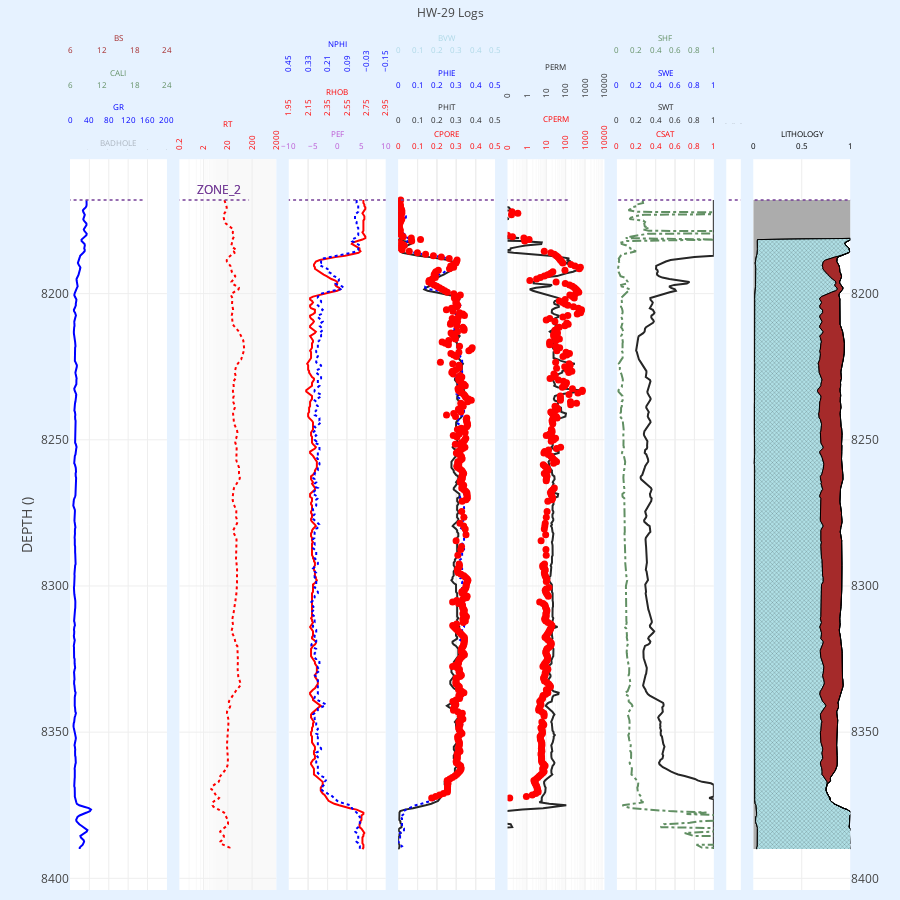

Here is the notebook cell this chart was saved with:
### Markdown cell above
## Predict SWT and SHF and plot the results

### Code cell
from quick_pp.plotter import plotly_log
from quick_pp.rock_type import calc_fzi_perm

# Plot individual results
# well_data = all_data[all_data.WELL_NAME == 'HW-29'].copy()
fig = plotly_log(well_data, '')
fig.show(config=dict(scrollZoom=True))

### Figure 1 — Plotly figure (JSON) as saved in the notebook; plotly's stock layout.template omitted (floating-point values rounded to 4 significant figures; data arrays with more than 128 entries replaced by an {"elided": "..."} marker saying what was removed)
{"data": [{"line": {"color": "#0000FF"}, "name": "GR", "type": "scatter", "x": {"elided": "445 float values"}, "xaxis": "x", "y": {"elided": "445 float values"}, "yaxis": "y"}, {"line": {"color": "#FF0000", "dash": "dot"}, "name": "RT", "type": "scatter", "x": {"elided": "445 float values"}, "xaxis": "x2", "y": {"elided": "445 float values"}, "yaxis": "y3"}, {"line": {"color": "#FF0000"}, "name": "RHOB", "type": "scatter", "x": {"elided": "445 float values"}, "xaxis": "x3", "y": {"elided": "445 float values"}, "yaxis": "y5"}, {"line": {"color": "#262626"}, "name": "PHIT", "type": "scatter", "x": {"elided": "445 float values"}, "xaxis": "x4", "y": {"elided": "445 float values"}, "yaxis": "y7"}, {"line": {"color": "#262626"}, "name": "PERM", "type": "scatter", "x": {"elided": "445 float values"}, "xaxis": "x5", "y": {"elided": "445 float values"}, "yaxis": "y9"}, {"line": {"color": "#262626"}, "name": "SWT", "type": "scatter", "x": {"elided": "445 float values"}, "xaxis": "x6", "y": {"elided": "445 float values"}, "yaxis": "y11"}, {"fill": "tozerox", "fillcolor": "#F6F674", "line": {"color": "#F6F674"}, "name": "ROCK_FLAG", "opacity": 1, "type": "scatter", "x": {"elided": "445 null values"}, "xaxis": "x7", "y": {"elided": "445 float values"}, "yaxis": "y13"}, {"fill": "tozerox", "fillpattern": {"bgcolor": "#BFBFBF", "fgcolor": "#000000", "fillmode": "replace", "shape": "-", "size": 2, "solidity": 0.1}, "line": {"color": "#000000", "width": 1}, "name": "VCLW", "orientation": "h", "stackgroup": "litho", "type": "scatter", "x": {"elided": "445 float values"}, "xaxis": "x8", "y": {"elided": "445 float values"}, "yaxis": "y15"}, {"line": {"color": "#0000FF", "dash": "dot"}, "name": "NPHI", "type": "scatter", "x": {"elided": "445 float values"}, "xaxis": "x9", "y": {"elided": "445 float values"}, "yaxis": "y6"}, {"line": {"color": "#0000FF", "dash": "dot"}, "name": "PHIE", "type": "scatter", "x": {"elided": "445 float values"}, "xaxis": "x10", "y": {"elided": "445 float values"}, "yaxis": "y8"}, {"line": {"color": "#0000FF", "dash": "dot"}, "name": "SWE", "type": "scatter", "x": {"elided": "445 null values"}, "xaxis": "x11", "y": {"elided": "445 float values"}, "yaxis": "y12"}, {"fill": "tozerox", "fillcolor": "rgba(165, 42, 42, .15)", "line": {"color": "#618F63", "dash": "dot"}, "name": "CALI", "type": "scatter", "x": {"elided": "445 null values"}, "xaxis": "x12", "y": {"elided": "445 float values"}, "yaxis": "y"}, {"line": {"color": "brown", "dash": "dashdot"}, "name": "BS", "type": "scatter", "x": {"elided": "445 null values"}, "xaxis": "x13", "y": {"elided": "445 float values"}, "yaxis": "y"}, {"fill": "tozerox", "fillcolor": "rgba(0, 0, 0, .25)", "line": {"color": "rgba(0, 0, 0, .25)"}, "name": "BADHOLE", "type": "scatter", "x": {"elided": "445 int values"}, "xaxis": "x14", "y": {"elided": "445 float values"}, "yaxis": "y"}, {"fill": "tonextx", "fillpattern": {"bgcolor": "#FE9800", "fgcolor": "#000000", "fillmode": "replace", "shape": ".", "size": 3, "solidity": 0.1}, "line": {"color": "#000000", "width": 1}, "name": "VSILT", "orientation": "h", "stackgroup": "litho", "type": "scatter", "x": {"elided": "445 null values"}, "xaxis": "x8", "y": {"elided": "445 float values"}, "yaxis": "y15"}, {"fill": "tonextx", "fillpattern": {"bgcolor": "#F6F674", "fgcolor": "#000000", "fillmode": "replace", "shape": ".", "size": 3, "solidity": 0.1}, "line": {"color": "#000000", "width": 1}, "name": "VSAND", "orientation": "h", "stackgroup": "litho", "type": "scatter", "x": {"elided": "445 null values"}, "xaxis": "x8", "y": {"elided": "445 float values"}, "yaxis": "y15"}, {"fill": "tonextx", "fillpattern": {"bgcolor": "#b0e0e6", "fgcolor": "#000000", "fillmode": "replace", "shape": "x", "size": 3, "solidity": 0.1}, "line": {"color": "#000000", "width": 1}, "name": "VCALC", "orientation": "h", "stackgroup": "litho", "type": "scatter", "x": {"elided": "445 float values"}, "xaxis": "x8", "y": {"elided": "445 float values"}, "yaxis": "y15"}, {"fill": "tonextx", "fillpattern": {"bgcolor": "#ba55d3", "fgcolor": "#000000", "fillmode": "replace", "shape": "-", "size": 3, "solidity": 0.3}, "line": {"color": "#000000", "width": 1}, "name": "VDOLO", "orientation": "h", "stackgroup": "litho", "type": "scatter", "x": {"elided": "445 int values"}, "xaxis": "x8", "y": {"elided": "445 float values"}, "yaxis": "y15"}, {"fill": "tonextx", "fillcolor": "brown", "line": {"color": "#000000", "width": 1}, "name": "VHC", "orientation": "h", "stackgroup": "litho", "type": "scatter", "x": {"elided": "445 float values"}, "xaxis": "x8", "y": {"elided": "445 float values"}, "yaxis": "y15"}, {"fill": "tonextx", "fillcolor": "#FF0000", "line": {"color": "#000000", "width": 1}, "name": "VGAS", "orientation": "h", "stackgroup": "litho", "type": "scatter", "x": {"elided": "445 null values"}, "xaxis": "x8", "y": {"elided": "445 float values"}, "yaxis": "y15"}, {"fill": "tonextx", "fillcolor": "#00FF00", "line": {"color": "#000000", "width": 1}, "name": "VOIL", "orientation": "h", "stackgroup": "litho", "type": "scatter", "x": {"elided": "445 null values"}, "xaxis": "x8", "y": {"elided": "445 float values"}, "yaxis": "y15"}, {"line": {"color": "#A65628", "width": 1}, "name": "VSHALE", "type": "scatter", "x": {"elided": "445 null values"}, "xaxis": "x8", "y": {"elided": "445 float values"}, "yaxis": "y16"}, {"line": {"color": "#ba55d3", "dash": "dashdot", "width": 0.75}, "name": "PEF", "type": "scatter", "x": {"elided": "445 null values"}, "xaxis": "x23", "y": {"elided": "445 float values"}, "yaxis": "y6"}, {"marker": {"color": "#FF0000", "size": 7}, "mode": "markers", "name": "CPORE", "type": "scatter", "x": {"elided": "445 float values"}, "xaxis": "x24", "y": {"elided": "445 float values"}, "yaxis": "y8"}, {"marker": {"color": "#FF0000", "size": 7}, "mode": "markers", "name": "CPERM", "type": "scatter", "x": {"elided": "445 float values"}, "xaxis": "x25", "y": {"elided": "445 float values"}, "yaxis": "y10"}, {"marker": {"color": "#FF0000", "size": 7}, "mode": "markers", "name": "CSAT", "type": "scatter", "x": {"elided": "445 null values"}, "xaxis": "x26", "y": {"elided": "445 float values"}, "yaxis": "y12"}, {"line": {"color": "#618F63", "dash": "dashdot"}, "name": "SHF", "type": "scatter", "x": {"elided": "445 float values"}, "xaxis": "x27", "y": {"elided": "445 float values"}, "yaxis": "y12"}, {"fill": "tozerox", "fillcolor": "rgba(98, 180, 207, .5)", "line": {"color": "#ADD8E6", "dash": "dashdot", "width": 0.5}, "name": "BVW", "type": "scatter", "x": {"elided": "445 null values"}, "xaxis": "x28", "y": {"elided": "445 float values"}, "yaxis": "y8"}, {"fill": "tozerox", "fillcolor": "gold", "line": {"color": "gold", "width": 1}, "name": "ROCK_FLAG_2", "opacity": 1, "type": "scatter", "x": {"elided": "445 null values"}, "xaxis": "x7", "y": {"elided": "445 float values"}, "yaxis": "y13"}, {"fill": "tozerox", "fillcolor": "brown", "line": {"color": "brown", "width": 1}, "name": "ROCK_FLAG_3", "opacity": 1, "type": "scatter", "x": {"elided": "445 null values"}, "xaxis": "x7", "y": {"elided": "445 float values"}, "yaxis": "y13"}, {"fill": "tozerox", "fillcolor": "#FE9800", "line": {"color": "#FE9800", "width": 1}, "name": "ROCK_FLAG_4", "opacity": 1, "type": "scatter", "x": {"elided": "445 null values"}, "xaxis": "x7", "y": {"elided": "445 float values"}, "yaxis": "y13"}, {"fill": "tozerox", "fillcolor": "darkgray", "line": {"color": "darkgray", "width": 1}, "name": "ROCK_FLAG_5", "opacity": 1, "type": "scatter", "x": {"elided": "445 null values"}, "xaxis": "x7", "y": {"elided": "445 float values"}, "yaxis": "y13"}, {"fill": "tozerox", "fillcolor": "rgba(0,0,0,1)", "line": {"color": "#262626"}, "name": "", "opacity": 1, "type": "scatter", "x": {"elided": "445 null values"}, "xaxis": "x33", "y": {"elided": "445 float values"}, "yaxis": "y8"}, {"fill": "tozerox", "fillcolor": "rgba(0,0,0,1)", "line": {"color": "#262626"}, "name": "", "opacity": 1, "type": "scatter", "x": {"elided": "445 null values"}, "xaxis": "x34", "y": {"elided": "445 float values"}, "yaxis": "y10"}, {"fill": "tozerox", "fillcolor": "rgba(0,0,0,1)", "line": {"color": "#262626"}, "name": "", "opacity": 1, "type": "scatter", "x": {"elided": "445 null values"}, "xaxis": "x35", "y": {"elided": "445 float values"}, "yaxis": "y12"}, {"fill": "tozerox", "fillcolor": "rgba(0,0,0,1)", "line": {"color": "#262626"}, "name": "", "opacity": 1, "type": "scatter", "x": {"elided": "445 null values"}, "xaxis": "x36", "y": {"elided": "445 float values"}, "yaxis": "y14"}, {"fill": "tozerox", "fillcolor": "rgba(0,0,0,1)", "line": {"color": "#262626"}, "name": "", "opacity": 1, "type": "scatter", "x": {"elided": "445 null values"}, "xaxis": "x37", "y": {"elided": "445 float values"}, "yaxis": "y16"}, {"mode": "text", "name": "ZONE_2", "text": "ZONE_2", "textfont": {"color": "#763F98", "size": 12}, "textposition": "top right", "type": "scatter", "x": [1.1, 1.1], "xaxis": "x2", "y": [8167, 8167], "yaxis": "y3"}], "layout": {"dragmode": "pan", "height": 900, "hoverlabel": {"bgcolor": "#F3F3F3"}, "hovermode": "y unified", "margin": {"b": 10, "l": 70, "r": 0, "t": 20}, "modebar": {"add": ["drawline", "drawcircle", "drawrect", "eraseshape"], "remove": ["lasso", "select", "autoscale"]}, "newshape": {"line": {"color": "cyan", "width": 3}}, "paper_bgcolor": "#e6f2ff", "shapes": [{"line": {"color": "#763F98", "dash": "dot", "width": 1.5}, "type": "line", "x0": -5, "x1": 150, "xref": "x", "y0": 8168, "y1": 8168, "yref": "y"}, {"line": {"color": "#763F98", "dash": "dot", "width": 1.5}, "type": "line", "x0": -5, "x1": 150, "xref": "x2", "y0": 8168, "y1": 8168, "yref": "y3"}, {"line": {"color": "#763F98", "dash": "dot", "width": 1.5}, "type": "line", "x0": -5, "x1": 150, "xref": "x3", "y0": 8168, "y1": 8168, "yref": "y5"}, {"line": {"color": "#763F98", "dash": "dot", "width": 1.5}, "type": "line", "x0": -5, "x1": 150, "xref": "x4", "y0": 8168, "y1": 8168, "yref": "y7"}, {"line": {"color": "#763F98", "dash": "dot", "width": 1.5}, "type": "line", "x0": -5, "x1": 150, "xref": "x5", "y0": 8168, "y1": 8168, "yref": "y9"}, {"line": {"color": "#763F98", "dash": "dot", "width": 1.5}, "type": "line", "x0": -5, "x1": 150, "xref": "x6", "y0": 8168, "y1": 8168, "yref": "y11"}, {"line": {"color": "#763F98", "dash": "dot", "width": 1.5}, "type": "line", "x0": -5, "x1": 150, "xref": "x7", "y0": 8168, "y1": 8168, "yref": "y13"}, {"line": {"color": "#763F98", "dash": "dot", "width": 1.5}, "type": "line", "x0": -5, "x1": 150, "xref": "x8", "y0": 8168, "y1": 8168, "yref": "y15"}], "showlegend": false, "title": {"font": {"size": 12}, "text": "HW-29 Logs", "xanchor": "center", "y": 0.99, "yanchor": "top"}, "width": 900, "xaxis": {"anchor": "free", "domain": [0, 0.1168], "dtick": 40, "fixedrange": true, "position": 0.88, "range": [0, 200], "side": "top", "tickfont": {"color": "#0000FF", "size": 8}, "title": {"font": {"color": "#0000FF", "size": 8}, "standoff": 0.1, "text": "GR"}, "type": "linear", "zeroline": false}, "xaxis10": {"anchor": "free", "dtick": 0.1, "fixedrange": true, "overlaying": "x4", "position": 0.92, "range": [0, 0.5], "side": "top", "tickfont": {"color": "#0000FF", "size": 8}, "title": {"font": {"color": "#0000FF", "size": 8}, "standoff": 0.1, "text": "PHIE"}, "type": "linear", "zeroline": false}, "xaxis11": {"anchor": "free", "dtick": 0.2, "fixedrange": true, "overlaying": "x6", "position": 0.92, "range": [0, 1], "side": "top", "tickfont": {"color": "#0000FF", "size": 8}, "title": {"font": {"color": "#0000FF", "size": 8}, "standoff": 0.1, "text": "SWE"}, "type": "linear", "zeroline": false}, "xaxis12": {"anchor": "free", "dtick": 6, "fixedrange": true, "overlaying": "x", "position": 0.92, "range": [6, 24], "showgrid": false, "side": "top", "tickfont": {"color": "#618F63", "size": 8}, "title": {"font": {"color": "#618F63", "size": 8}, "standoff": 0.1, "text": "CALI"}, "type": "linear"}, "xaxis13": {"anchor": "free", "dtick": 6, "fixedrange": true, "overlaying": "x", "position": 0.96, "range": [6, 24], "showgrid": false, "side": "top", "tickfont": {"color": "brown", "size": 8}, "title": {"font": {"color": "brown", "size": 8}, "standoff": 0.1, "text": "BS"}, "type": "linear"}, "xaxis14": {"anchor": "free", "fixedrange": true, "overlaying": "x", "position": 0.85, "range": [0.1, 5], "showgrid": false, "side": "top", "tickfont": {"size": 1}, "title": {"font": {"color": "rgba(0, 0, 0, .25)", "size": 8}, "standoff": 0.1, "text": "BADHOLE"}, "type": "linear", "zeroline": false}, "xaxis2": {"anchor": "free", "domain": [0.1318, 0.2486], "fixedrange": true, "minor": {"showgrid": true}, "position": 0.85, "range": [-0.699, 3.301], "side": "top", "tickangle": -90, "tickfont": {"color": "#FF0000", "size": 8}, "tickmode": "array", "tickvals": [0.2, 2.0, 20.0, 200.0, 2000], "title": {"font": {"color": "#FF0000", "size": 8}, "standoff": 0.1, "text": "RT"}, "type": "log"}, "xaxis23": {"anchor": "free", "fixedrange": true, "overlaying": "x3", "position": 0.85, "range": [-10, 10], "showgrid": false, "side": "top", "tickfont": {"color": "#ba55d3", "size": 8}, "title": {"font": {"color": "#ba55d3", "size": 8}, "standoff": 0.1, "text": "PEF"}, "type": "linear", "zeroline": false}, "xaxis24": {"anchor": "free", "dtick": 0.1, "fixedrange": true, "overlaying": "x4", "position": 0.85, "range": [0, 0.5], "showgrid": false, "side": "top", "tickfont": {"color": "#FF0000", "size": 8}, "title": {"font": {"color": "#FF0000", "size": 8}, "standoff": 0.1, "text": "CPORE"}, "type": "linear", "zeroline": false}, "xaxis25": {"anchor": "free", "fixedrange": true, "overlaying": "x5", "position": 0.85, "range": [-1, 4], "showgrid": false, "side": "top", "tickangle": -90, "tickfont": {"color": "#FF0000", "size": 8}, "tickformat": "d", "title": {"font": {"color": "#FF0000", "size": 8}, "standoff": 0.1, "text": "CPERM"}, "type": "log", "zeroline": false}, "xaxis26": {"anchor": "free", "dtick": 0.2, "fixedrange": true, "overlaying": "x6", "position": 0.85, "range": [0, 1], "showgrid": false, "side": "top", "tickfont": {"color": "#FF0000", "size": 8}, "title": {"font": {"color": "#FF0000", "size": 8}, "standoff": 0.1, "text": "CSAT"}, "type": "linear", "zeroline": false}, "xaxis27": {"anchor": "free", "dtick": 0.2, "fixedrange": true, "overlaying": "x6", "position": 0.96, "range": [0, 1], "showgrid": false, "side": "top", "tickfont": {"color": "#618F63", "size": 8}, "title": {"font": {"color": "#618F63", "size": 8}, "standoff": 0.1, "text": "SHF"}, "type": "linear", "zeroline": false}, "xaxis28": {"anchor": "free", "dtick": 0.1, "fixedrange": true, "overlaying": "x4", "position": 0.96, "range": [0, 0.5], "side": "top", "tickfont": {"color": "#ADD8E6", "size": 8}, "title": {"font": {"color": "#ADD8E6", "size": 8}, "standoff": 0.1, "text": "BVW"}, "type": "linear", "zeroline": false}, "xaxis3": {"anchor": "free", "domain": [0.2636, 0.3803], "dtick": 0.2, "fixedrange": true, "position": 0.89, "range": [1.95, 2.95], "side": "top", "tick0": 1.95, "tickangle": -90, "tickfont": {"color": "#FF0000", "size": 8}, "tickformat": ".2f", "title": {"font": {"color": "#FF0000", "size": 8}, "standoff": 0.1, "text": "RHOB"}, "type": "linear"}, "xaxis33": {"anchor": "free", "dtick": 1, "fixedrange": true, "overlaying": "x4", "position": 0.97, "range": [0.1, 0.2], "side": "top", "tick0": 0, "tickfont": {"size": 1}, "title": {"font": {"color": "#262626", "size": 8}, "standoff": 0.1, "text": ""}, "type": "linear"}, "xaxis34": {"anchor": "free", "dtick": 1, "fixedrange": true, "overlaying": "x5", "position": 0.97, "range": [0.1, 0.2], "side": "top", "tick0": 0, "tickfont": {"size": 1}, "title": {"font": {"color": "#262626", "size": 8}, "standoff": 0.1, "text": ""}, "type": "linear"}, "xaxis35": {"anchor": "free", "dtick": 1, "fixedrange": true, "overlaying": "x6", "position": 0.97, "range": [0.1, 0.2], "side": "top", "tick0": 0, "tickfont": {"size": 1}, "title": {"font": {"color": "#262626", "size": 8}, "standoff": 0.1, "text": ""}, "type": "linear"}, "xaxis36": {"anchor": "free", "dtick": 1, "fixedrange": true, "overlaying": "x7", "position": 0.97, "range": [0.1, 0.2], "side": "top", "tick0": 0, "tickfont": {"size": 1}, "title": {"font": {"color": "#262626", "size": 8}, "standoff": 0.1, "text": ""}, "type": "linear"}, "xaxis37": {"anchor": "free", "dtick": 1, "fixedrange": true, "overlaying": "x8", "position": 0.97, "range": [0.1, 0.2], "side": "top", "tick0": 0, "tickfont": {"size": 1}, "title": {"font": {"color": "#262626", "size": 8}, "standoff": 0.1, "text": ""}, "type": "linear"}, "xaxis4": {"anchor": "free", "domain": [0.3953, 0.5121], "dtick": 0.1, "fixedrange": true, "position": 0.88, "range": [0, 0.5], "side": "top", "tickfont": {"color": "#262626", "size": 8}, "title": {"font": {"color": "#262626", "size": 8}, "standoff": 0.1, "text": "PHIT"}, "type": "linear", "zeroline": false}, "xaxis5": {"anchor": "free", "domain": [0.5271, 0.6439], "fixedrange": true, "minor": {"showgrid": true}, "position": 0.91, "range": [-1, 4], "side": "top", "tickangle": -90, "tickfont": {"color": "#262626", "size": 8}, "tickformat": "d", "title": {"font": {"color": "#262626", "size": 8}, "standoff": 0.1, "text": "PERM"}, "type": "log"}, "xaxis6": {"anchor": "free", "domain": [0.6589, 0.7757], "dtick": 0.2, "fixedrange": true, "position": 0.88, "range": [0, 1], "side": "top", "tickfont": {"color": "#262626", "size": 8}, "title": {"font": {"color": "#262626", "size": 8}, "standoff": 0.1, "text": "SWT"}, "type": "linear", "zeroline": false}, "xaxis7": {"anchor": "free", "domain": [0.7907, 0.8082], "fixedrange": true, "position": 0.88, "range": [0.1, 0.2], "showgrid": false, "side": "top", "tickfont": {"size": 1}, "title": {"font": {"size": 1}, "standoff": 0.1, "text": ""}, "type": "linear", "zeroline": false}, "xaxis8": {"anchor": "free", "domain": [0.8232, 0.94], "fixedrange": true, "position": 0.85, "range": [0, 1], "side": "top", "tickfont": {"color": "black", "size": 8}, "title": {"font": {"color": "black", "size": 8}, "standoff": 0.1, "text": "LITHOLOGY"}, "type": "linear", "zeroline": false}, "xaxis9": {"anchor": "free", "dtick": 0.12, "fixedrange": true, "overlaying": "x3", "position": 0.94, "range": [0.45, -0.15], "side": "top", "tick0": -0.15, "tickangle": -90, "tickfont": {"color": "#0000FF", "size": 8}, "tickformat": ".2f", "title": {"font": {"color": "#0000FF", "size": 8}, "standoff": 0.1, "text": "NPHI"}, "type": "linear", "zeroline": false}, "yaxis": {"anchor": "x", "autorange": "reversed", "constrain": "domain", "domain": [0, 0.84], "matches": "y", "title": {"text": "DEPTH ()"}}, "yaxis10": {"anchor": "x5", "autorange": "reversed", "constrain": "domain", "domain": [0, 0.84], "matches": "y", "overlaying": "y9", "showgrid": false, "side": "right", "visible": false}, "yaxis11": {"anchor": "x6", "autorange": "reversed", "constrain": "domain", "domain": [0, 0.84], "matches": "y", "showticklabels": false}, "yaxis12": {"anchor": "x6", "autorange": "reversed", "constrain": "domain", "domain": [0, 0.84], "matches": "y", "overlaying": "y11", "showgrid": false, "side": "right", "visible": false}, "yaxis13": {"anchor": "x7", "autorange": "reversed", "constrain": "domain", "domain": [0, 0.84], "matches": "y", "showgrid": false, "showticklabels": false, "visible": false}, "yaxis14": {"anchor": "x7", "autorange": "reversed", "constrain": "domain", "domain": [0, 0.84], "matches": "y", "overlaying": "y13", "showgrid": false, "side": "right", "visible": false}, "yaxis15": {"anchor": "x8", "autorange": "reversed", "constrain": "domain", "domain": [0, 0.84], "matches": "y", "showticklabels": false}, "yaxis16": {"anchor": "x8", "autorange": "reversed", "constrain": "domain", "domain": [0, 0.84], "matches": "y", "overlaying": "y15", "showgrid": false, "side": "right", "visible": true}, "yaxis2": {"anchor": "x", "autorange": "reversed", "constrain": "domain", "domain": [0, 0.84], "matches": "y", "overlaying": "y", "showgrid": false, "side": "right", "visible": false}, "yaxis3": {"anchor": "x2", "autorange": "reversed", "constrain": "domain", "domain": [0, 0.84], "matches": "y", "showticklabels": false}, "yaxis4": {"anchor": "x2", "autorange": "reversed", "constrain": "domain", "domain": [0, 0.84], "matches": "y", "overlaying": "y3", "showgrid": false, "side": "right", "visible": false}, "yaxis5": {"anchor": "x3", "autorange": "reversed", "constrain": "domain", "domain": [0, 0.84], "matches": "y", "showticklabels": false}, "yaxis6": {"anchor": "x3", "autorange": "reversed", "constrain": "domain", "domain": [0, 0.84], "matches": "y", "overlaying": "y5", "showgrid": false, "side": "right", "visible": false}, "yaxis7": {"anchor": "x4", "autorange": "reversed", "constrain": "domain", "domain": [0, 0.84], "matches": "y", "showticklabels": false}, "yaxis8": {"anchor": "x4", "autorange": "reversed", "constrain": "domain", "domain": [0, 0.84], "matches": "y", "overlaying": "y7", "showgrid": false, "side": "right", "visible": false}, "yaxis9": {"anchor": "x5", "autorange": "reversed", "constrain": "domain", "domain": [0, 0.84], "matches": "y", "showticklabels": false}}}
